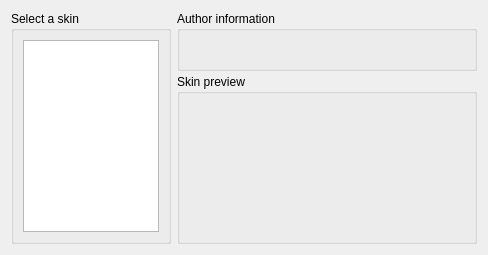
     <widget class="QWidget" name="Skins">
      <attribute name="title">
       <string>Skins</string>
      </attribute>
      <layout class="QHBoxLayout" name="horizontalLayout_7">
       <item>
        <widget class="QGroupBox" name="groupBox_3">
         <property name="minimumSize">
          <size>
           <width>0</width>
           <height>0</height>
          </size>
         </property>
         <property name="maximumSize">
          <size>
           <width>160</width>
           <height>16777215</height>
          </size>
         </property>
         <property name="title">
          <string>Select a skin</string>
         </property>
         <layout class="QHBoxLayout">
          <property name="spacing">
           <number>3</number>
          </property>
          <property name="leftMargin">
           <number>9</number>
          </property>
          <property name="topMargin">
           <number>9</number>
          </property>
          <property name="rightMargin">
           <number>9</number>
          </property>
          <property name="bottomMargin">
           <number>9</number>
          </property>
          <item>
           <widget class="QListWidget" name="skinList">
            <property name="maximumSize">
             <size>
              <width>150</width>
              <height>16777215</height>
             </size>
            </property>
           </widget>
          </item>
         </layout>
        </widget>
       </item>
       <item>
        <layout class="QVBoxLayout" name="verticalLayout_7">
         <property name="spacing">
          <number>3</number>
         </property>
         <item>
          <widget class="QGroupBox" name="groupBox_8">
           <property name="minimumSize">
            <size>
             <width>300</width>
             <height>0</height>
            </size>
           </property>
           <property name="title">
            <string>Author information</string>
           </property>
           <layout class="QHBoxLayout" name="horizontalLayout_6">
            <property name="spacing">
             <number>3</number>
            </property>
            <property name="leftMargin">
             <number>9</number>
            </property>
            <property name="topMargin">
             <number>3</number>
            </property>
            <property name="rightMargin">
             <number>3</number>
            </property>
            <property name="bottomMargin">
             <number>3</number>
            </property>
            <item>
             <widget class="QLabel" name="authorInfo">
              <property name="sizePolicy">
               <sizepolicy hsizetype="Expanding" vsizetype="Preferred">
                <horstretch>0</horstretch>
                <verstretch>0</verstretch>
               </sizepolicy>
              </property>
              <property name="text">
               <string/>
              </property>
              <property name="scaledContents">
               <bool>true</bool>
              </property>
              <property name="alignment">
               <set>Qt::AlignLeading|Qt::AlignLeft|Qt::AlignTop</set>
              </property>
             </widget>
            </item>
           </layout>
          </widget>
         </item>
         <item>
          <widget class="QGroupBox" name="groupBox_9">
           <property name="minimumSize">
            <size>
             <width>0</width>
             <height>170</height>
            </size>
           </property>
           <property name="title">
            <string>Skin preview</string>
           </property>
           <layout class="QHBoxLayout" name="horizontalLayout_5">
            <property name="spacing">
             <number>3</number>
            </property>
            <property name="leftMargin">
             <number>3</number>
            </property>
            <property name="topMargin">
             <number>3</number>
            </property>
            <property name="rightMargin">
             <number>3</number>
            </property>
            <property name="bottomMargin">
             <number>3</number>
            </property>
            <item>
             <widget class="QLabel" name="skinPreview">
              <property name="minimumSize">
               <size>
                <width>0</width>
                <height>0</height>
               </size>
              </property>
              <property name="text">
               <string/>
              </property>
              <property name="alignment">
               <set>Qt::AlignCenter</set>
              </property>
             </widget>
            </item>
           </layout>
          </widget>
         </item>
        </layout>
       </item>
      </layout>
     </widget>
